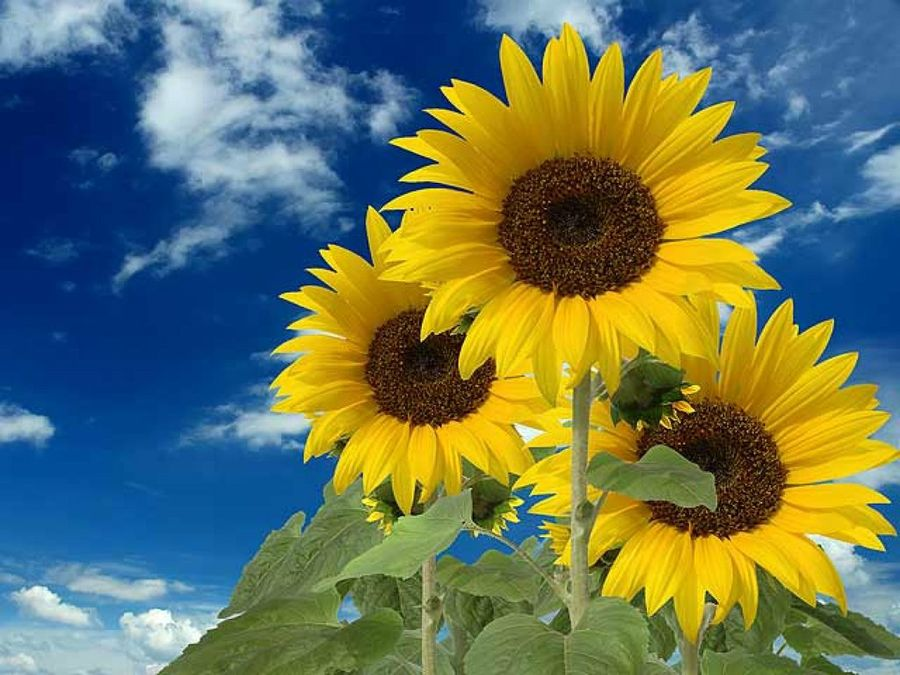
#> input picture src/img/9/girasol.jpg, 900 x 675 px
$ python basic.py
#> lines starting #> are read from the running program, lines starting #| are printed output that depends on the picture
import cv2
import numpy as np

image = cv2.imread('../src/img/9/girasol.jpg')
#> image is the input picture: shape (675, 900, 3); mean B, G, R 90.9, 117.3, 102.5
# Guardar la altura y ancho de la imagen
height, width = image.shape[:2]
#> height = 675; width = 900

quarter_height, quarter_width = height/4, width/4
#> quarter_height = 168.8; quarter_width = 225

#    | 1 0 Tx |
# T= | 0 1 Ty |

# T es nuestra matriz de traslación
T =  np.float32([[1,0,quarter_width], [0, 1, quarter_height]])
#> T = [[1, 0, 225], [0, 1, 168.8]]

# Usamos warpAffine para transformar la imagen usando la matriz T
img_traslation = cv2.warpAffine(image, T, (width, height))
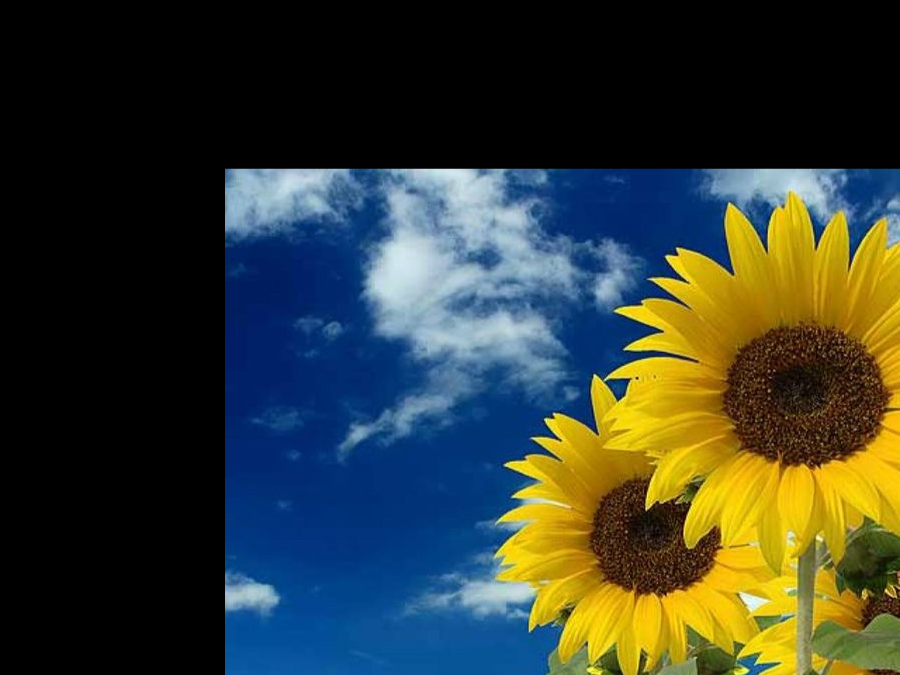
#> img_traslation: shape (675, 900, 3); mean B, G, R 50.8, 60.3, 52.7
cv2.imshow('Translation', img_traslation)
cv2.waitKey()
cv2.destroyAllWindows()
